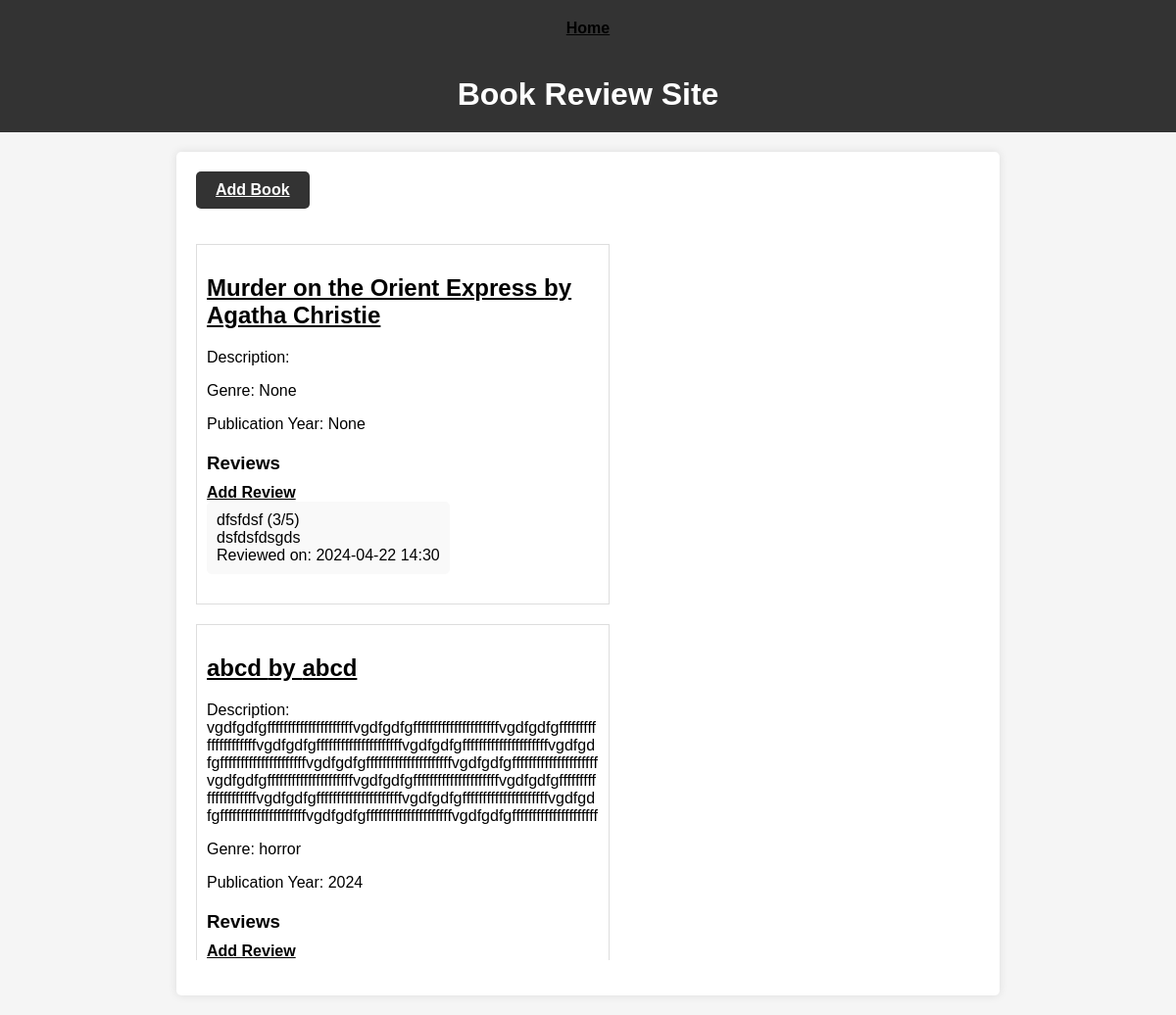
The page / on the database its author committed.
### models.py (models this page shows, shortened)
class Book(db.Model):
    id = db.Column(db.Integer, primary_key=True)
    title = db.Column(db.String(200), nullable=False)
    author = db.Column(db.String(100), nullable=False)
    description = db.Column(db.Text)
    genre = db.Column(db.String(50))
    publication_year = db.Column(db.Integer)
    reviews = db.relationship('Review', backref='book', lazy='dynamic')

class Review(db.Model):
    id = db.Column(db.Integer, primary_key=True)
    book_id = db.Column(db.Integer, db.ForeignKey('book.id'), nullable=False)
    user_name = db.Column(db.String(100), nullable=False)
    rating = db.Column(db.Integer, nullable=False)
    comment = db.Column(db.Text)
    created_at = db.Column(db.DateTime, nullable=False, default=datetime.utcnow)

### app.py (the view)
@app.route('/')
def index():
    books = Book.query.all()
    return render_template('index.html', books=books)

### templates/index.html (shortened to what this page needs)
<!DOCTYPE html>
<html lang="en">
<head>
    <link rel="stylesheet" href="{{ url_for('static', filename='styles2.css') }}">
</head>
<body>
    {% extends 'base.html' %}
{% block content %}
    <header>
        <h1>Book Review Site</h1>
    </header>
    <div class="book-list">
        <a href="{{ url_for('add_book') }}" class="add-book-btn">Add Book</a>
        <ul>
            {% for book in books %}
            <li class="book-item">
                <a href="{{ url_for('book_details', book_id=book.id) }}"><h2>{{ book.title }} by {{ book.author }}</h2></a>
                <p>Description: {{ book.description }}</p>
                <p>Genre: {{ book.genre }}</p>
                <p>Publication Year: {{ book.publication_year }}</p>
                <div class="book-reviews">
                    <h3>Reviews</h3>
                    <a href="{{ url_for('add_review', book_id=book.id) }}">Add Review</a>
                    <ul>
                        {% for review in book.reviews %}
                        <li class="review-item">
                            <p>{{ review.user_name }} ({{ review.rating }}/5)</p>
                            <p>{{ review.comment }}</p>
                            <p>Reviewed on: {{ review.created_at.strftime('%Y-%m-%d %H:%M') }}</p>
                        </li>
                        {% endfor %}
                    </ul>
                </div>
            </li>
            {% endfor %}
        </ul>
    </div>
    {% endblock %}

### templates/base.html (shortened to what this page needs)
<!DOCTYPE html>
<html lang="en">
<head>
    <link rel="stylesheet" href="{{ url_for('static', filename='styles2.css') }}">
</head>
<body>
    <header>
        <nav>
            <a href="{{ url_for('index') }}">Home</a>
        </nav>
    </header>
    {% block content %}{% endblock %}
</body>
</html>

### static/styles2.css (style rules this page uses)
body { font-family: Arial, sans-serif; margin: 0; padding: 0; background-color: #f5f5f5; }
a { text-decoration: none; color: black; font-weight: bolder; text-decoration: underline; }
ul { list-style-type: none; padding: 0; }
header { background-color: #333; color: #fff; padding: 20px; text-align: center; }
header h1 { margin: 0; }
.book-list ul { display: flex; flex-wrap: wrap; }
.book-item { width: 50%; margin-right: 10px; border: 1px solid #ddd; padding: 10px; }
.book-item:last-child { margin-right: 0; }
.book-list { max-width: 800px; margin: 20px auto; background-color: #fff; box-shadow: 0 0 10px rgba(0, 0, 0, 0.1); padding: 20px; border-radius: 5px; }
.book-item { border-bottom: 1px solid #ddd; padding-bottom: 20px; margin-bottom: 20px; }
.book-item:last-child { border-bottom: none; margin-bottom: 0; padding-bottom: 0; }
.book-item p { margin-bottom: 10px; word-wrap: break-word; white-space: pre-wrap; }
.book-item p { margin-bottom: 10px; }
.book-reviews { margin-top: 20px; }
.book-reviews h3 { margin-top: 0; margin-bottom: 10px; }
.review-item { background-color: #f9f9f9; padding: 10px; border-radius: 5px; margin-bottom: 10px; }
.review-item p { margin: 0; }
.add-book-btn { display: inline-block; background-color: #333; color: #fff; padding: 10px 20px; border-radius: 5px; margin-bottom: 20px; }

### rows shown on the page
Book: title "Murder on the Orient Express", author "Agatha Christie", genre "None", publication_year "None"
Review: user_name "dfsfdsf", rating "3", comment "dsfdsfdsgds", created_at "2024-04-22 14:30"
Book: title "abcd", author "abcd", description "vgdfgdfgfffffffffffffffffffffvgdfgdfgfffffffffffffffffffffvgdfgdfgfffffffffffffffffffffvgdfgdfgfffffffffffffffffffffvgdfgdfgfffffffffffffffffffffvgdfgdfgfffffffffffffffffffffvgdfgdfgfffffffffffffffffffffvgdfgdfgfffffffffffffffffffffvgdfgdfgfffffffffffffffffffffvgdfgdfgfffffffffffffffffffffvgdfgdfgfffffffffffffffffffffvgdfgdfgfffffffffffffffffffffvgdfgdfgfffffffffffffffffffffvgdfgdfgfffffffffffffffffffffvgdfgdfgfffffffffffffffffffffvgdfgdfgfffffffffffffffffffff", genre "horror", publication_year "2024"
